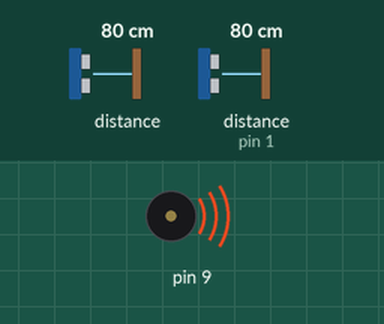
A sketch run on a simulated Arduino Uno, built with avr-gcc and run on an emulated ATmega328P. Shown: buzzer (waves = sounding). Inputs (shaded band) come from the test bench; at power-on: distance to the obstacle (sensor on pin 1) 80 cm, distance to the obstacle 80 cm.

Above: at 1.2 s.
1.3 s: distance to the obstacle (sensor on pin 1) set to 54 cm
2.8 s: distance to the obstacle (sensor on pin 1) set to 45 cm
At 4.0 s:
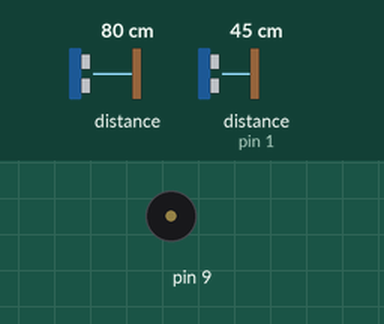
4.3 s: distance to the obstacle (sensor on pin 1) set to 42 cm
At 4.9 s:
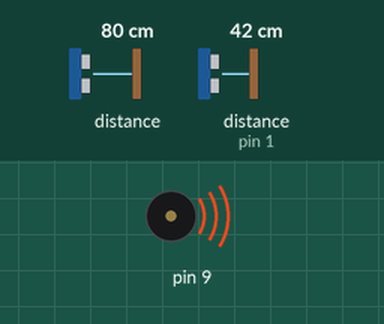
Timing chart, 0 to 7.3 s (numbered marks = the images above; inputs shaded):
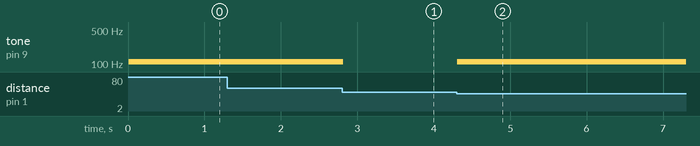

Measured:
- the behaviour switches between 51 and 50 cm on distance to the obstacle (sensor on pin 1) (found by bisection; images 0 and 1)
- the behaviour switches between 45 and 44 cm on distance to the obstacle (sensor on pin 1) (found by bisection; images 1 and 2)
- after the input at 1.3 s, every drawn part: stays the same
- after the input at 2.8 s, tone on pin 9: 110 Hz → silent at once
- after the input at 4.3 s, tone on pin 9: silent → 110 Hz at once

The sketch:

Theremin.ino
```cpp
/* Theremin: Corporate Edition */
/* Uses NewPing (https://playground.arduino.cc/Code/NewPing) and toneAC (https://playground.arduino.cc/Code/ToneAC) */

#include <stdio.h>
#include <math.h>
#include <toneAC.h>
#include <NewPing.h>

/* ? Configuration */
/* Make sure the speaker is connected to the proper pins, in the case of the UNO it is PWM pins 9 & 10, toneAC will automatically push to those without logical configuration */

int pitchDistanceSensorInputPin = 0;
int pitchDistanceSensorOutputPin = 0;
int volumeDistanceSensorInputPin = 1;
int volumeDistanceSensorOutputPin = 1;

int pitchSensorDistance = 0;
int volumeSensorDistance = 0;


/* ? Configuration */

/* Set the lowest note possible, in hertz https://pages.mtu.edu/~suits/notefreqs.html */
double lowestNoteFrequency = 110;

/* Set the highest note possible, in hertz https://pages.mtu.edu/~suits/notefreqs.html */
double highestNoteFrequency = 1046.5;

/* Set the max usage range, in centimetres, should be set to a comfortable length. Maximum is 500 cm. */
double maxDistanceRange = 50;


/* Automatically generated, they will be overwritten during setup */

/* Sets how many centimetres the hand needs to move in order to change the pitch by one note */
double distancePitchScaleFactor = 0;

NewPing pitchDistanceSensor = NewPing(pitchDistanceSensorOutputPin, pitchDistanceSensorInputPin, maxDistanceRange);
NewPing volumeDistanceSensor = NewPing(volumeDistanceSensorOutputPin, volumeDistanceSensorInputPin, maxDistanceRange);

void setup() {

  Serial.begin(9600);
/*
  / Setup pins /
  pinMode(pitchDistanceSensorPin, INPUT);
  pinMode(volumeDistanceSensorPin, INPUT);
  pinMode(speakerPin, OUTPUT);
*/

  /* Calculates values to determine the factor between pitch and distance, in centimetres */
  distancePitchScaleFactor = maxDistanceRange/(12*(log(highestNoteFrequency/lowestNoteFrequency)/log(2)));


}

void loop() {
  /* */

  toneAC(pitch(pitchDistanceSensor.ping_cm()),volume(volumeDistanceSensor.ping_cm()));


}

int volume(int distance) {
  return int(10-(((float)distance/maxDistanceRange)*10));
}

/* Generates pitch based on distance */
int pitch(int distance) {
  if (distance <= maxDistanceRange) {
    return (int)(lowestNoteFrequency*pow(2, ((double)distance)/12));
  }
  else {
    return 0;
  }

}
```
